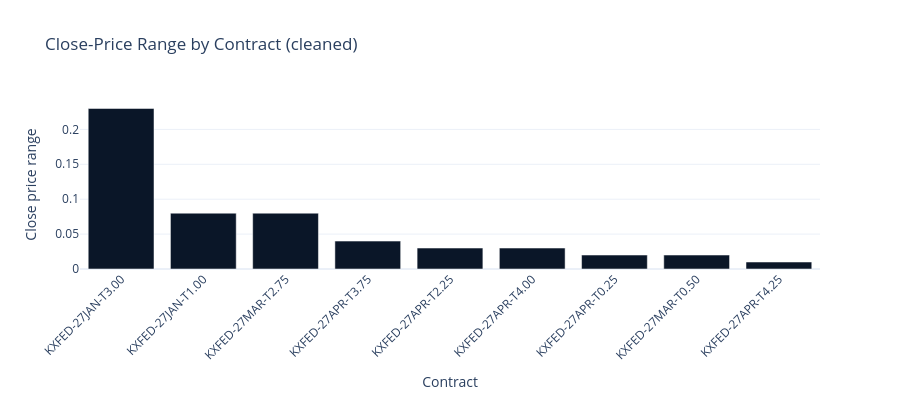

Notebook cell for this chart:
### Code cell
qd = quality_df.to_pandas()
fig = go.Figure(go.Bar(x=qd["symbol"], y=qd["price_range"], marker_color=COLORS["blue"]))
fig.update_layout(
    title="Close-Price Range by Contract (cleaned)",
    xaxis_title="Contract",
    yaxis_title="Close price range",
    template="plotly_white",
    height=400,
)
fig.update_xaxes(tickangle=-45)
fig.show()

### Figure 1 — Plotly figure (JSON) as saved in the notebook; plotly's stock layout.template omitted (floating-point values rounded to 4 significant figures)
{"data": [{"marker": {"color": "#0a1628"}, "type": "bar", "x": ["KXFED-27JAN-T3.00", "KXFED-27JAN-T1.00", "KXFED-27MAR-T2.75", "KXFED-27APR-T3.75", "KXFED-27APR-T2.25", "KXFED-27APR-T4.00", "KXFED-27APR-T0.25", "KXFED-27MAR-T0.50", "KXFED-27APR-T4.25"], "y": [0.23, 0.08, 0.08, 0.04, 0.03, 0.03, 0.02, 0.02, 0.01]}], "layout": {"height": 400, "title": {"text": "Close-Price Range by Contract (cleaned)"}, "xaxis": {"tickangle": -45, "title": {"text": "Contract"}}, "yaxis": {"title": {"text": "Close price range"}}}}
